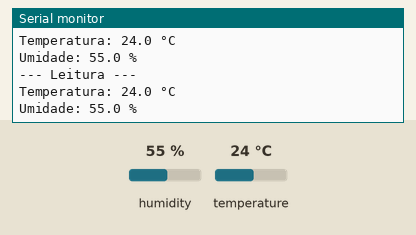
This sketch was run on a simulated Arduino Uno, built with avr-gcc and run on an emulated ATmega328P. On the bench: the last lines printed to the serial monitor. Inputs (shaded band) come from the test bench; at power-on: humidity 55 %, temperature 24 °C.

Above: at 3.8 s.
3.9 s: humidity set to 22 %
At 7.1 s:
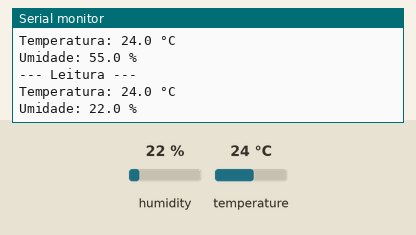
7.8 s: temperature set to 12 °C
At 10.3 s:
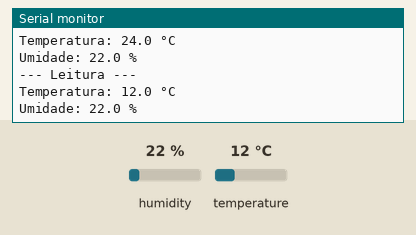
11.7 s: humidity set to 40 %
At 13.4 s:
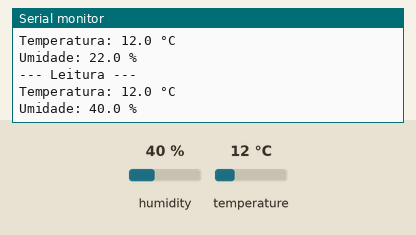
Timing chart, 0 to 14.9 s (numbered marks = the images above; inputs shaded):
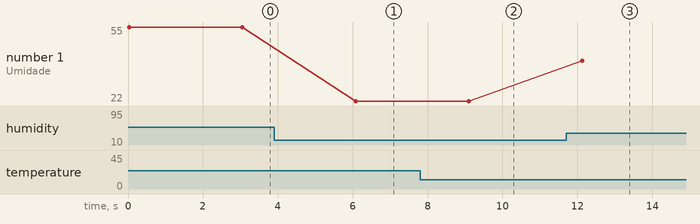

Measured:
- after the input at 3.9 s, the serial monitor: prints a new line after 2.2 s (image 1)
- after the input at 7.8 s, the serial monitor: prints a new line after 1.3 s (image 2)
- after the input at 11.7 s, the serial monitor: prints a new line after 0.42 s (image 3)
- plotted number 1: 55 → 22 after the input at 3.9 s, 22 → 40 after the input at 11.7 s

The sketch:

dht11_sensor.ino
```cpp
#include <DHT.h>

#define DHTPIN 5
#define DHTTYPE DHT11

DHT dht(DHTPIN, DHTTYPE);

void setup() {
  Serial.begin(115200);
  Serial.println("=== Sensor DHT11 ===");
  Serial.println("Inicializando...\n");

  dht.begin();
}

void loop() {
  float umidade = dht.readHumidity();
  float temperatura = dht.readTemperature();

  // Verifica se a leitura falhou
  if (isnan(umidade) || isnan(temperatura)) {
    Serial.println("❌ Erro na leitura do sensor!");
    delay(3000);
    return;
  }

  // Exibe os dados
  Serial.println("--- Leitura ---");
  Serial.print("Temperatura: ");
  Serial.print(temperatura, 1);
  Serial.println(" °C");

  Serial.print("Umidade: ");
  Serial.print(umidade, 1);
  Serial.println(" %");

  Serial.println();

  delay(3000);
}
```
